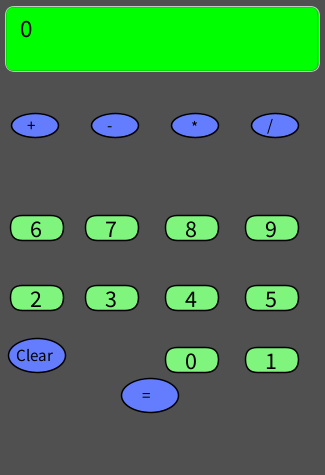
Frame 1 (no input)
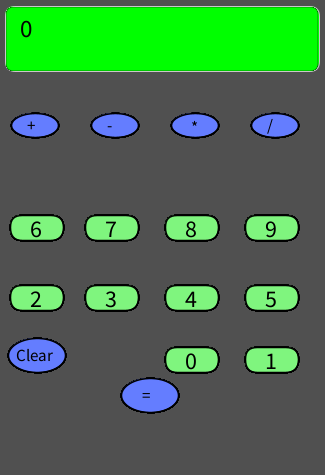
Frame 60 (the mouse pressed at the canvas centre just before this capture)
Frame 120 (the mouse held since frame 60 and released just before this capture): identical to frame 60, image omitted

The Processing sketch that drew these frames (run headless with seeded random() and noise(); from frame 60 on, the mouse is pressed at the canvas centre):

// Processing sketch: Calculator
// ── Calculator.pde
String dispVal = "0";
String compVal = "";
String compVal2 = "";
float compValI = 0;
float compValI2 = 0;
float result = 0;
char opValue;
boolean firstNum;


Button[] numButtons = new Button[10];
Button[] opButtons = new Button[6];
//Button[] spButtons = new Button[1];


void setup() {
  size(325, 475);
  background(80);
  frameRate(60);
  fill(0, 255, 0);
  strokeWeight(1);
  stroke(200);
  rect(5, 6, 314, 65, 10);

  numButtons[0] = new Button(165, 347).asNumber(0, 45, 45);
  numButtons[1] = new Button(245, 347).asNumber(1, 45, 45);
  numButtons[2] = new Button(10, 285).asNumber(2, 45, 45);
  numButtons[3] = new Button(85, 285).asNumber(3, 45, 45);
  numButtons[4] = new Button(165, 285).asNumber(4, 45, 45);
  numButtons[5] = new Button(245, 285).asNumber(5, 45, 45);
  numButtons[6] = new Button(10, 215).asNumber(6, 45, 45);
  numButtons[7] = new Button(85, 215).asNumber(7, 45, 45);
  numButtons[8] = new Button(165, 215).asNumber(8, 45, 45);
  numButtons[9] = new Button(245, 215).asNumber(9, 45, 45);

  opButtons[0] = new Button(35, 125).asOperator("+", 50, 20);
  opButtons[1] = new Button(115, 125).asOperator("-", 50, 20);
  opButtons[2] = new Button(195, 125).asOperator("*", 50, 20);
  opButtons[3] = new Button(275, 125).asOperator("/", 50, 20);
  opButtons[4] = new Button(37, 355).asOperator("Clear", 60, 30);
  opButtons[5] = new Button(150, 395).asOperator("=", 60, 30);


  firstNum = true;
}

void draw() {
  //background(0,255,0);
  for (int i=0; i<numButtons.length; i++) {
    numButtons[i].display();
    numButtons[i].over(mouseX, mouseY);
  }
  //display operators
  for (int i=0; i<opButtons.length; i++) {
    opButtons[i].display();
    opButtons[i].over(mouseX, mouseY);
  }

  updateDisplay();
}


void performCalc() {
  compValI = float(compVal);
  compValI2 = float(compVal2);

  if (opValue == '+') {
    result = compValI + compValI2;
    dispVal = str(result);
  } 
  if (firstNum) {
    compVal = dispVal;
  } else {
    compVal = dispVal;
    compVal2 = "";
  }
  if (opValue == '-') {
    result = compValI - compValI2;
    dispVal = str(result);
  } 
  if (firstNum) {
    compVal = dispVal;
  } else {
    compVal = dispVal;
    compVal2 = "";
  }
  if (opValue == '*') {
    result = compValI * compValI2;
    dispVal = str(result);
  } 
  if (firstNum) {
    compVal = dispVal;
  } else {
    compVal = dispVal;
    compVal2 = "";
  }
  if (opValue == '/') {
    result = compValI / compValI2;
    dispVal = str(result);
  } 
  if (firstNum) {
    compVal = dispVal;
  } else {
    compVal = dispVal;
    compVal2 = "";
  }
}

void updateDisplay() {
  fill(0, 255, 0);
  strokeWeight(0);
  rect(6.5, 7.5, 311, 63, 7);
  fill(0);
  textSize(25);
  text(dispVal, 20, 37);
}

void mousePressed() {
  for (int i=0; i<numButtons.length; i++) {
    numButtons[i].over(mouseX, mouseY);
    if (numButtons[i].overBox) {
      if (firstNum) {
        compVal += int(numButtons[i].numVal);
        dispVal = compVal;
      } else {
        compVal2 += int(numButtons[i].numVal);
        dispVal = compVal2;
      }
    }
  }


  for (int i=0; i<opButtons.length; i++) {
    opButtons[i].over(mouseX, mouseY);
    if (opButtons[i].overBox) {
      if (opButtons[i].opVal == "Clear") {
        dispVal = "0";
        opValue = 'C';
        compVal = "";
        compVal2 = "";
        compValI = 0;
        compValI2 = 0;
        result = 0;
        firstNum = true;
      } else if (opButtons[i].opVal == "=") {
        // Perform calculation
        firstNum = true;
        performCalc();
      } else if (opButtons[i].opVal == "+") {
        if (result !=0) {
          opValue = '+';
          compVal2 = "";
          firstNum = false;
          dispVal = "+";
        } else {
          opValue = '+';
          firstNum = false;
          dispVal = "+";
        }
      } else if (opButtons[i].opVal == "-") {
        if (result !=0) {
          opValue = '-';
          compVal2 = "";
          firstNum = false;
          dispVal = "-";
        } else {
          opValue = '-';
          firstNum = false;
          dispVal = "-";
        }
      } else if (opButtons[i].opVal == "*") {
        if (result !=0) {
          opValue = '*';
          compVal2 = "";
          firstNum = false;
          dispVal = "*";
        } else {
          opValue = '*';
          firstNum = false;
          dispVal = "*";
        }
      } else if (opButtons[i].opVal == "/") {
        if (result !=0) {
          opValue = '/';
          compVal2 = "";
          firstNum = false;
          dispVal = "/";
        } else {
          opValue = '/';
          firstNum = false;
          dispVal = "/";
        }
      }
    }
  }
}
// ── Button.pde
class Button {
  boolean isNum;
  boolean isSp;
  float numVal;
  String opVal;
  String spVal;
  float x;
  float y;
  int boxSize;
  int buttonW;
  int buttonH;
  boolean overBox;

  Button(float x, float y) {
    this.x = x;
    this.y = y;
  }

  Button asNumber(float tempNumVal, int tempW, int tempH) {
    isNum = true;
    numVal = tempNumVal;
    buttonW = tempW;
    buttonH = tempH;
    return this;
  }

  Button asOperator(String tempOpVal, int tempW, int tempH) {
    opVal = tempOpVal;
    buttonW = tempW;
    buttonH = tempH;
    return this;
  }

  void display() {
    if (isNum) {
      if (overBox) {
        fill(255, 0, 0);
      } else {
        fill(#7FF57E);
      }
      stroke(0);
      strokeWeight(1.5);
      rect(x, y, buttonW+8, buttonH-20, 17.5);
      fill(0);
      textSize(24);
      text(int(numVal), x+20, y+21.5);
    } else if (isSp) {
      fill(133);
      stroke(0);
      strokeWeight(2);
      rect(x, y, boxSize, boxSize, 20);
      fill(0);
      textSize(24);
      text(spVal, x+15, y+30);
    } else {
      if (overBox) {
        fill(#E264FF);
      } else {
        fill(#647DFF);
      }
      stroke(0);
      strokeWeight(1.5);
      ellipseMode(CENTER);
      ellipse(x, y, buttonW-3, buttonH+4);
      fill(0);
      textSize(17);
      textMode(CENTER);
      if (opVal=="Clear")
      {
        text(opVal, x-21, y+6);
      } else if (opVal=="*")
      {
        text(opVal, x-4, y+8);
      } else 
      { 
        text(opVal, x-8, y+6);
      }
    }
  }



  void over(int xpos, int ypos) {
    overBox = xpos > x && xpos < x+buttonW && ypos > y && ypos < y+buttonH;
  }
}
